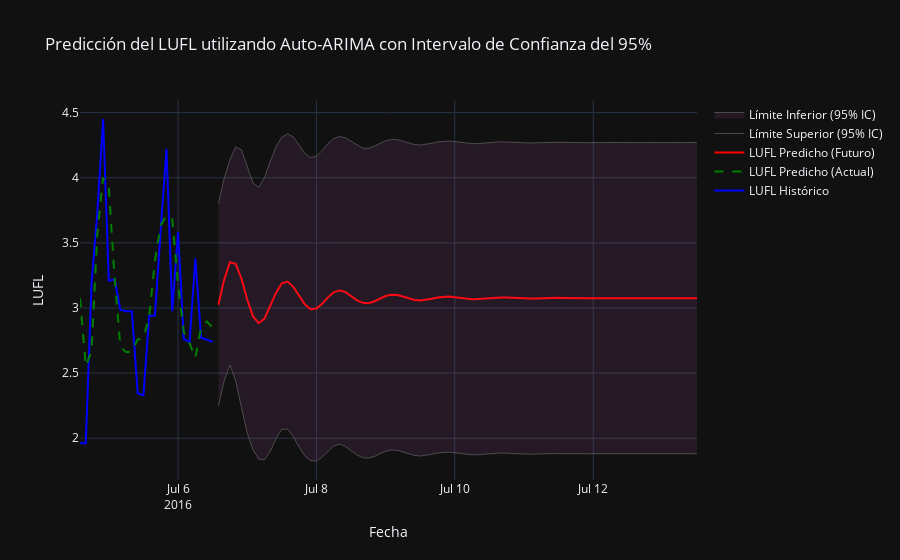

Notebook cell for this chart:
### Code cell
import numpy as np
import pandas as pd
import plotly.graph_objects as go
from pmdarima import auto_arima  # Importamos auto_arima
from statsmodels.tsa.stattools import adfuller
from sklearn.metrics import mean_squared_error
from math import sqrt
import warnings
warnings.filterwarnings("ignore")
from datetime import datetime, timedelta

# Cargar datos
data = pd.read_csv("https://huggingface.co/datasets/pkr7098/time-series-forecasting-datasets/resolve/main/ETTh2.csv")
data['date'] = pd.to_datetime(data['date'])
data = data.head(168)
data.set_index('date', inplace=True)
data_2h = data.resample('2H').mean()
hull_data = data_2h[['LUFL']].dropna()  # Usamos LUFL como en el código anterior

# Split the data into training and test sets (80% train, 20% test)
total_rows = len(hull_data)
train_size = int(total_rows * 0.8)
test_size = total_rows - train_size
train = hull_data['LUFL'][:train_size]
test = hull_data['LUFL'][train_size:]

# Stationarity Testing (Dickey-Fuller)
def dickey_fuller_test(series, column_name):
    print(f'Resultados de la prueba de Dickey-Fuller para columna: {column_name}')
    dftest = adfuller(series, autolag='AIC')
    dfoutput = pd.Series(dftest[0:4], index=['Test Statistic', 'p-value', 'No Lags Used', 'Número de observaciones utilizadas'])
    for key, value in dftest[4].items():
        dfoutput[f'Critical Value ({key})'] = value
    print(dfoutput)
    if dftest[1] <= 0.05:
        print("Conclusión: Los datos son estacionarios")
    else:
        print("Conclusión: Los datos no son estacionarios")
    return dftest[1]

# Get p-value from test
p_value = dickey_fuller_test(train, "LUFL")

# Use the last two days (24 points at 2-hour intervals) for modeling
last_two_days = train[-24:]

# Fit auto_arima model - Optimiza automáticamente p, d, q
model = auto_arima(last_two_days, 
                   seasonal=False,  # No asumimos estacionalidad
                   start_p=0, start_q=0, max_p=5, max_q=5,  # Límites para p y q
                   d=None,  # Deja que auto_arima determine d, pero sabemos que es estacionaria
                   trace=True,  # Muestra el proceso de selección
                   error_action='ignore', 
                   suppress_warnings=True)
model_fit = model.fit(last_two_days)

# Forecast for one week (7 days = 7 * 12 = 84 data points at 2-hour intervals)
forecast_steps = 84
forecast = model.predict(n_periods=forecast_steps)

# Confidence intervals from the fitted model
forecast_obj = model_fit.predict(n_periods=forecast_steps, return_conf_int=True)
forecast, conf_int = forecast_obj[0], forecast_obj[1]
ci_lower = conf_int[:, 0]  # Límite inferior
ci_upper = conf_int[:, 1]  # Límite superior

# Create a date range for the forecast
last_date = last_two_days.index[-1]
forecast_dates = pd.date_range(start=last_date + timedelta(hours=2), periods=forecast_steps, freq='2H')

# Create a DataFrame for the forecast with confidence intervals
forecast_ci_df = pd.DataFrame({
    'LUFL_Predicho': forecast,
    'CI_Lower': ci_lower,
    'CI_Upper': ci_upper
}, index=forecast_dates)

# Combine historical and forecast data
historical_pred_df = pd.DataFrame({
    'LUFL_Historico': last_two_days,
    'LUFL_Predicho': model.predict_in_sample()  # Predicciones en la muestra
})

combined_df = pd.concat([historical_pred_df, forecast_ci_df], axis=0)

# Visualize the results
fig = go.Figure()

# Add historical values
fig.add_trace(go.Scatter(
    x=combined_df.index,
    y=combined_df['LUFL_Historico'],
    mode='lines',
    name='LUFL Histórico',
    line=dict(color='blue')
))

# Add predicted values for historical data
fig.add_trace(go.Scatter(
    x=combined_df.index[:len(last_two_days)],
    y=combined_df['LUFL_Predicho'][:len(last_two_days)],
    mode='lines',
    name='LUFL Predicho (Actual)',
    line=dict(color='green', dash='dash')
))

# Add future forecast
fig.add_trace(go.Scatter(
    x=forecast_ci_df.index,
    y=forecast_ci_df['LUFL_Predicho'],
    mode='lines',
    name='LUFL Predicho (Futuro)',
    line=dict(color='red')
))

# Add 95% confidence interval
fig.add_trace(go.Scatter(
    x=forecast_ci_df.index,
    y=forecast_ci_df['CI_Upper'],
    mode='lines',
    name='Límite Superior (95% IC)',
    line=dict(color='gray', width=0.5)
))

fig.add_trace(go.Scatter(
    x=forecast_ci_df.index,
    y=forecast_ci_df['CI_Lower'],
    mode='lines',
    name='Límite Inferior (95% IC)',
    line=dict(color='gray', width=0.5),
    fill='tonexty',
    fillcolor='rgba(200, 100, 200, 0.1)'
))

# Customize the plot
fig.update_layout(
    title='Predicción del LUFL utilizando Auto-ARIMA con Intervalo de Confianza del 95%',
    xaxis_title='Fecha',
    yaxis_title='LUFL',
    hovermode='x unified',
    template="plotly_dark",
    showlegend=True
)

# Show the plot
fig.show()

# Calculate error metrics on the test set
pred_test = model.predict(n_periods=len(test))
rmse = sqrt(mean_squared_error(test, pred_test))
mae = np.mean(np.abs(test - pred_test))
print(f"RMSE on test set: {rmse}")
print(f"MAE on test set: {mae}")

# Naive forecast: Use the last value of the training set for all test predictions
naive_forecast = np.full_like(test, test.iloc[0])

# Calculate error metrics for the naive forecast
rmse_naive = sqrt(mean_squared_error(test, naive_forecast))
mae_naive = np.mean(np.abs(test - naive_forecast))

print(f"Naive Forecast RMSE: {rmse_naive}")
print(f"Naive Forecast MAE: {mae_naive}")

# Print maximum and minimum of the series
print(f"Máximo: {hull_data['LUFL'].max()}")
print(f"Mínimo: {hull_data['LUFL'].min()}")

# Mostrar el orden seleccionado por auto_arima
print(f"Orden ARIMA seleccionado: {model.order}")

### Figure 1 — Plotly figure (JSON) as saved in the notebook; plotly's stock layout.template omitted (floating-point values rounded to 4 significant figures)
{"data": [{"line": {"color": "blue"}, "mode": "lines", "name": "LUFL Histórico", "type": "scatter", "x": ["2016-07-04T14:00:00", "2016-07-04T16:00:00", "2016-07-04T18:00:00", "2016-07-04T20:00:00", "2016-07-04T22:00:00", "2016-07-05T00:00:00", "2016-07-05T02:00:00", "2016-07-05T04:00:00", "2016-07-05T06:00:00", "2016-07-05T08:00:00", "2016-07-05T10:00:00", "2016-07-05T12:00:00", "2016-07-05T14:00:00", "2016-07-05T16:00:00", "2016-07-05T18:00:00", "2016-07-05T20:00:00", "2016-07-05T22:00:00", "2016-07-06T00:00:00", "2016-07-06T02:00:00", "2016-07-06T04:00:00", "2016-07-06T06:00:00", "2016-07-06T08:00:00", "2016-07-06T10:00:00", "2016-07-06T12:00:00", "2016-07-06T14:00:00", "2016-07-06T16:00:00", "2016-07-06T18:00:00", "2016-07-06T20:00:00", "2016-07-06T22:00:00", "2016-07-07T00:00:00", "2016-07-07T02:00:00", "2016-07-07T04:00:00", "2016-07-07T06:00:00", "2016-07-07T08:00:00", "2016-07-07T10:00:00", "2016-07-07T12:00:00", "2016-07-07T14:00:00", "2016-07-07T16:00:00", "2016-07-07T18:00:00", "2016-07-07T20:00:00", "2016-07-07T22:00:00", "2016-07-08T00:00:00", "2016-07-08T02:00:00", "2016-07-08T04:00:00", "2016-07-08T06:00:00", "2016-07-08T08:00:00", "2016-07-08T10:00:00", "2016-07-08T12:00:00", "2016-07-08T14:00:00", "2016-07-08T16:00:00", "2016-07-08T18:00:00", "2016-07-08T20:00:00", "2016-07-08T22:00:00", "2016-07-09T00:00:00", "2016-07-09T02:00:00", "2016-07-09T04:00:00", "2016-07-09T06:00:00", "2016-07-09T08:00:00", "2016-07-09T10:00:00", "2016-07-09T12:00:00", "2016-07-09T14:00:00", "2016-07-09T16:00:00", "2016-07-09T18:00:00", "2016-07-09T20:00:00", "2016-07-09T22:00:00", "2016-07-10T00:00:00", "2016-07-10T02:00:00", "2016-07-10T04:00:00", "2016-07-10T06:00:00", "2016-07-10T08:00:00", "2016-07-10T10:00:00", "2016-07-10T12:00:00", "2016-07-10T14:00:00", "2016-07-10T16:00:00", "2016-07-10T18:00:00", "2016-07-10T20:00:00", "2016-07-10T22:00:00", "2016-07-11T00:00:00", "2016-07-11T02:00:00", "2016-07-11T04:00:00", "2016-07-11T06:00:00", "2016-07-11T08:00:00", "2016-07-11T10:00:00", "2016-07-11T12:00:00", "2016-07-11T14:00:00", "2016-07-11T16:00:00", "2016-07-11T18:00:00", "2016-07-11T20:00:00", "2016-07-11T22:00:00", "2016-07-12T00:00:00", "2016-07-12T02:00:00", "2016-07-12T04:00:00", "2016-07-12T06:00:00", "2016-07-12T08:00:00", "2016-07-12T10:00:00", "2016-07-12T12:00:00", "2016-07-12T14:00:00", "2016-07-12T16:00:00", "2016-07-12T18:00:00", "2016-07-12T20:00:00", "2016-07-12T22:00:00", "2016-07-13T00:00:00", "2016-07-13T02:00:00", "2016-07-13T04:00:00", "2016-07-13T06:00:00", "2016-07-13T08:00:00", "2016-07-13T10:00:00", "2016-07-13T12:00:00"], "y": [1.962, 1.962, 3.188, 3.731, 4.451, 3.209, 3.22, 2.985, 2.975, 2.975, 2.345, 2.33, 2.943, 2.943, 3.604, 4.222, 2.975, 3.582, 2.762, 2.74, 3.38, 2.772, 2.756, 2.74, NaN, NaN, NaN, NaN, NaN, NaN, NaN, NaN, NaN, NaN, NaN, NaN, NaN, NaN, NaN, NaN, NaN, NaN, NaN, NaN, NaN, NaN, NaN, NaN, NaN, NaN, NaN, NaN, NaN, NaN, NaN, NaN, NaN, NaN, NaN, NaN, NaN, NaN, NaN, NaN, NaN, NaN, NaN, NaN, NaN, NaN, NaN, NaN, NaN, NaN, NaN, NaN, NaN, NaN, NaN, NaN, NaN, NaN, NaN, NaN, NaN, NaN, NaN, NaN, NaN, NaN, NaN, NaN, NaN, NaN, NaN, NaN, NaN, NaN, NaN, NaN, NaN, NaN, NaN, NaN, NaN, NaN, NaN, NaN]}, {"line": {"color": "green", "dash": "dash"}, "mode": "lines", "name": "LUFL Predicho (Actual)", "type": "scatter", "x": ["2016-07-04T14:00:00", "2016-07-04T16:00:00", "2016-07-04T18:00:00", "2016-07-04T20:00:00", "2016-07-04T22:00:00", "2016-07-05T00:00:00", "2016-07-05T02:00:00", "2016-07-05T04:00:00", "2016-07-05T06:00:00", "2016-07-05T08:00:00", "2016-07-05T10:00:00", "2016-07-05T12:00:00", "2016-07-05T14:00:00", "2016-07-05T16:00:00", "2016-07-05T18:00:00", "2016-07-05T20:00:00", "2016-07-05T22:00:00", "2016-07-06T00:00:00", "2016-07-06T02:00:00", "2016-07-06T04:00:00", "2016-07-06T06:00:00", "2016-07-06T08:00:00", "2016-07-06T10:00:00", "2016-07-06T12:00:00"], "y": [3.076, 2.554, 2.667, 3.569, 4.001, 3.925, 3.232, 2.702, 2.66, 2.667, 2.757, 2.771, 2.931, 3.368, 3.634, 3.713, 3.681, 3.179, 2.815, 2.73, 2.617, 2.851, 2.897, 2.848]}, {"line": {"color": "red"}, "mode": "lines", "name": "LUFL Predicho (Futuro)", "type": "scatter", "x": ["2016-07-06T14:00:00", "2016-07-06T16:00:00", "2016-07-06T18:00:00", "2016-07-06T20:00:00", "2016-07-06T22:00:00", "2016-07-07T00:00:00", "2016-07-07T02:00:00", "2016-07-07T04:00:00", "2016-07-07T06:00:00", "2016-07-07T08:00:00", "2016-07-07T10:00:00", "2016-07-07T12:00:00", "2016-07-07T14:00:00", "2016-07-07T16:00:00", "2016-07-07T18:00:00", "2016-07-07T20:00:00", "2016-07-07T22:00:00", "2016-07-08T00:00:00", "2016-07-08T02:00:00", "2016-07-08T04:00:00", "2016-07-08T06:00:00", "2016-07-08T08:00:00", "2016-07-08T10:00:00", "2016-07-08T12:00:00", "2016-07-08T14:00:00", "2016-07-08T16:00:00", "2016-07-08T18:00:00", "2016-07-08T20:00:00", "2016-07-08T22:00:00", "2016-07-09T00:00:00", "2016-07-09T02:00:00", "2016-07-09T04:00:00", "2016-07-09T06:00:00", "2016-07-09T08:00:00", "2016-07-09T10:00:00", "2016-07-09T12:00:00", "2016-07-09T14:00:00", "2016-07-09T16:00:00", "2016-07-09T18:00:00", "2016-07-09T20:00:00", "2016-07-09T22:00:00", "2016-07-10T00:00:00", "2016-07-10T02:00:00", "2016-07-10T04:00:00", "2016-07-10T06:00:00", "2016-07-10T08:00:00", "2016-07-10T10:00:00", "2016-07-10T12:00:00", "2016-07-10T14:00:00", "2016-07-10T16:00:00", "2016-07-10T18:00:00", "2016-07-10T20:00:00", "2016-07-10T22:00:00", "2016-07-11T00:00:00", "2016-07-11T02:00:00", "2016-07-11T04:00:00", "2016-07-11T06:00:00", "2016-07-11T08:00:00", "2016-07-11T10:00:00", "2016-07-11T12:00:00", "2016-07-11T14:00:00", "2016-07-11T16:00:00", "2016-07-11T18:00:00", "2016-07-11T20:00:00", "2016-07-11T22:00:00", "2016-07-12T00:00:00", "2016-07-12T02:00:00", "2016-07-12T04:00:00", "2016-07-12T06:00:00", "2016-07-12T08:00:00", "2016-07-12T10:00:00", "2016-07-12T12:00:00", "2016-07-12T14:00:00", "2016-07-12T16:00:00", "2016-07-12T18:00:00", "2016-07-12T20:00:00", "2016-07-12T22:00:00", "2016-07-13T00:00:00", "2016-07-13T02:00:00", "2016-07-13T04:00:00", "2016-07-13T06:00:00", "2016-07-13T08:00:00", "2016-07-13T10:00:00", "2016-07-13T12:00:00"], "y": [3.025, 3.218, 3.352, 3.339, 3.225, 3.065, 2.936, 2.883, 2.918, 3.012, 3.118, 3.19, 3.203, 3.162, 3.092, 3.026, 2.991, 2.996, 3.033, 3.082, 3.121, 3.135, 3.123, 3.093, 3.061, 3.04, 3.037, 3.05, 3.072, 3.092, 3.102, 3.1, 3.088, 3.073, 3.061, 3.057, 3.062, 3.071, 3.081, 3.087, 3.088, 3.083, 3.076, 3.07, 3.067, 3.068, 3.072, 3.077, 3.08, 3.081, 3.08, 3.077, 3.074, 3.072, 3.072, 3.073, 3.076, 3.077, 3.078, 3.078, 3.077, 3.075, 3.074, 3.074, 3.074, 3.075, 3.076, 3.077, 3.077, 3.076, 3.076, 3.075, 3.075, 3.075, 3.075, 3.076, 3.076, 3.076, 3.076, 3.076, 3.075, 3.075, 3.075, 3.075]}, {"line": {"color": "gray", "width": 0.5}, "mode": "lines", "name": "Límite Superior (95% IC)", "type": "scatter", "x": ["2016-07-06T14:00:00", "2016-07-06T16:00:00", "2016-07-06T18:00:00", "2016-07-06T20:00:00", "2016-07-06T22:00:00", "2016-07-07T00:00:00", "2016-07-07T02:00:00", "2016-07-07T04:00:00", "2016-07-07T06:00:00", "2016-07-07T08:00:00", "2016-07-07T10:00:00", "2016-07-07T12:00:00", "2016-07-07T14:00:00", "2016-07-07T16:00:00", "2016-07-07T18:00:00", "2016-07-07T20:00:00", "2016-07-07T22:00:00", "2016-07-08T00:00:00", "2016-07-08T02:00:00", "2016-07-08T04:00:00", "2016-07-08T06:00:00", "2016-07-08T08:00:00", "2016-07-08T10:00:00", "2016-07-08T12:00:00", "2016-07-08T14:00:00", "2016-07-08T16:00:00", "2016-07-08T18:00:00", "2016-07-08T20:00:00", "2016-07-08T22:00:00", "2016-07-09T00:00:00", "2016-07-09T02:00:00", "2016-07-09T04:00:00", "2016-07-09T06:00:00", "2016-07-09T08:00:00", "2016-07-09T10:00:00", "2016-07-09T12:00:00", "2016-07-09T14:00:00", "2016-07-09T16:00:00", "2016-07-09T18:00:00", "2016-07-09T20:00:00", "2016-07-09T22:00:00", "2016-07-10T00:00:00", "2016-07-10T02:00:00", "2016-07-10T04:00:00", "2016-07-10T06:00:00", "2016-07-10T08:00:00", "2016-07-10T10:00:00", "2016-07-10T12:00:00", "2016-07-10T14:00:00", "2016-07-10T16:00:00", "2016-07-10T18:00:00", "2016-07-10T20:00:00", "2016-07-10T22:00:00", "2016-07-11T00:00:00", "2016-07-11T02:00:00", "2016-07-11T04:00:00", "2016-07-11T06:00:00", "2016-07-11T08:00:00", "2016-07-11T10:00:00", "2016-07-11T12:00:00", "2016-07-11T14:00:00", "2016-07-11T16:00:00", "2016-07-11T18:00:00", "2016-07-11T20:00:00", "2016-07-11T22:00:00", "2016-07-12T00:00:00", "2016-07-12T02:00:00", "2016-07-12T04:00:00", "2016-07-12T06:00:00", "2016-07-12T08:00:00", "2016-07-12T10:00:00", "2016-07-12T12:00:00", "2016-07-12T14:00:00", "2016-07-12T16:00:00", "2016-07-12T18:00:00", "2016-07-12T20:00:00", "2016-07-12T22:00:00", "2016-07-13T00:00:00", "2016-07-13T02:00:00", "2016-07-13T04:00:00", "2016-07-13T06:00:00", "2016-07-13T08:00:00", "2016-07-13T10:00:00", "2016-07-13T12:00:00"], "y": [3.802, 3.995, 4.141, 4.237, 4.214, 4.09, 3.96, 3.926, 4.002, 4.127, 4.239, 4.311, 4.337, 4.314, 4.253, 4.187, 4.154, 4.166, 4.21, 4.261, 4.3, 4.316, 4.308, 4.28, 4.249, 4.228, 4.226, 4.241, 4.264, 4.284, 4.294, 4.292, 4.281, 4.266, 4.255, 4.251, 4.255, 4.265, 4.275, 4.281, 4.282, 4.278, 4.271, 4.265, 4.262, 4.263, 4.267, 4.271, 4.275, 4.276, 4.275, 4.272, 4.269, 4.267, 4.267, 4.268, 4.27, 4.272, 4.273, 4.273, 4.271, 4.27, 4.269, 4.269, 4.269, 4.27, 4.271, 4.272, 4.272, 4.271, 4.27, 4.27, 4.27, 4.27, 4.27, 4.271, 4.271, 4.271, 4.271, 4.271, 4.27, 4.27, 4.27, 4.27]}, {"fill": "tonexty", "fillcolor": "rgba(200, 100, 200, 0.1)", "line": {"color": "gray", "width": 0.5}, "mode": "lines", "name": "Límite Inferior (95% IC)", "type": "scatter", "x": ["2016-07-06T14:00:00", "2016-07-06T16:00:00", "2016-07-06T18:00:00", "2016-07-06T20:00:00", "2016-07-06T22:00:00", "2016-07-07T00:00:00", "2016-07-07T02:00:00", "2016-07-07T04:00:00", "2016-07-07T06:00:00", "2016-07-07T08:00:00", "2016-07-07T10:00:00", "2016-07-07T12:00:00", "2016-07-07T14:00:00", "2016-07-07T16:00:00", "2016-07-07T18:00:00", "2016-07-07T20:00:00", "2016-07-07T22:00:00", "2016-07-08T00:00:00", "2016-07-08T02:00:00", "2016-07-08T04:00:00", "2016-07-08T06:00:00", "2016-07-08T08:00:00", "2016-07-08T10:00:00", "2016-07-08T12:00:00", "2016-07-08T14:00:00", "2016-07-08T16:00:00", "2016-07-08T18:00:00", "2016-07-08T20:00:00", "2016-07-08T22:00:00", "2016-07-09T00:00:00", "2016-07-09T02:00:00", "2016-07-09T04:00:00", "2016-07-09T06:00:00", "2016-07-09T08:00:00", "2016-07-09T10:00:00", "2016-07-09T12:00:00", "2016-07-09T14:00:00", "2016-07-09T16:00:00", "2016-07-09T18:00:00", "2016-07-09T20:00:00", "2016-07-09T22:00:00", "2016-07-10T00:00:00", "2016-07-10T02:00:00", "2016-07-10T04:00:00", "2016-07-10T06:00:00", "2016-07-10T08:00:00", "2016-07-10T10:00:00", "2016-07-10T12:00:00", "2016-07-10T14:00:00", "2016-07-10T16:00:00", "2016-07-10T18:00:00", "2016-07-10T20:00:00", "2016-07-10T22:00:00", "2016-07-11T00:00:00", "2016-07-11T02:00:00", "2016-07-11T04:00:00", "2016-07-11T06:00:00", "2016-07-11T08:00:00", "2016-07-11T10:00:00", "2016-07-11T12:00:00", "2016-07-11T14:00:00", "2016-07-11T16:00:00", "2016-07-11T18:00:00", "2016-07-11T20:00:00", "2016-07-11T22:00:00", "2016-07-12T00:00:00", "2016-07-12T02:00:00", "2016-07-12T04:00:00", "2016-07-12T06:00:00", "2016-07-12T08:00:00", "2016-07-12T10:00:00", "2016-07-12T12:00:00", "2016-07-12T14:00:00", "2016-07-12T16:00:00", "2016-07-12T18:00:00", "2016-07-12T20:00:00", "2016-07-12T22:00:00", "2016-07-13T00:00:00", "2016-07-13T02:00:00", "2016-07-13T04:00:00", "2016-07-13T06:00:00", "2016-07-13T08:00:00", "2016-07-13T10:00:00", "2016-07-13T12:00:00"], "y": [2.248, 2.44, 2.562, 2.44, 2.236, 2.041, 1.911, 1.841, 1.835, 1.898, 1.997, 2.068, 2.07, 2.011, 1.931, 1.865, 1.827, 1.825, 1.855, 1.902, 1.941, 1.954, 1.938, 1.905, 1.873, 1.852, 1.847, 1.859, 1.88, 1.9, 1.91, 1.907, 1.895, 1.879, 1.868, 1.864, 1.868, 1.877, 1.887, 1.893, 1.893, 1.889, 1.882, 1.876, 1.873, 1.874, 1.877, 1.882, 1.886, 1.887, 1.885, 1.882, 1.879, 1.877, 1.877, 1.879, 1.881, 1.883, 1.883, 1.883, 1.882, 1.88, 1.879, 1.879, 1.88, 1.88, 1.881, 1.882, 1.882, 1.881, 1.881, 1.88, 1.88, 1.88, 1.881, 1.881, 1.881, 1.881, 1.881, 1.881, 1.881, 1.88, 1.88, 1.881]}], "layout": {"hovermode": "x unified", "showlegend": true, "title": {"text": "Predicción del LUFL utilizando Auto-ARIMA con Intervalo de Confianza del 95%"}, "xaxis": {"title": {"text": "Fecha"}}, "yaxis": {"title": {"text": "LUFL"}}}}
